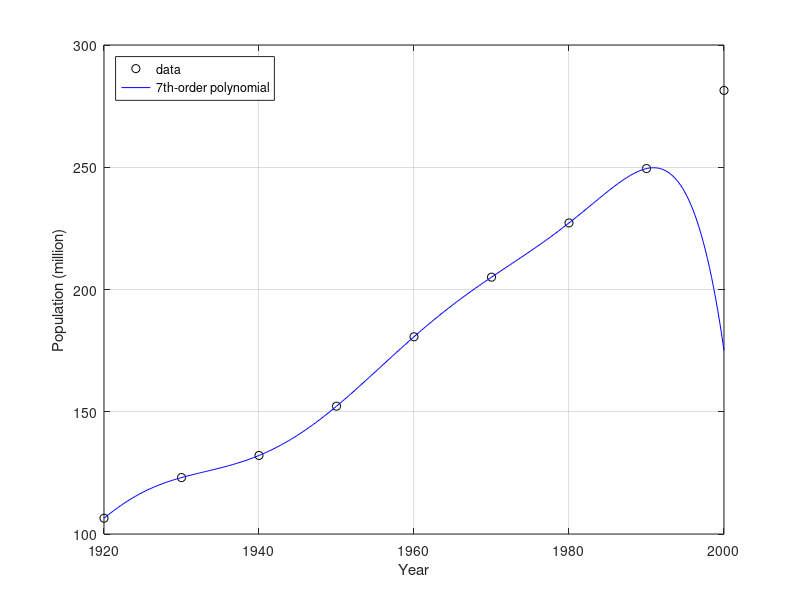

Write MATLAB code to recreate this figure.
% TOPIC: interpolation
% TITLE: Population: 7th-order polynomial through the first 8 points to predict the year 2000
% SOURCE: CE206 slides 04 page 19
% KEYWORDS: polyfit, polyval, polynomial interpolation, population, 7th order polynomial, predict, extrapolation, true error
% PROBLEM:
% Use polyfit and polyval to predict the population of 2000 using a 7th order polynomial fitted with
% the first 8 points: Year = 1920 1930 1940 1950 1960 1970 1980 1990 2000,
% Population (million) = 106.46 123.08 132.12 152.27 180.67 205.05 227.23 249.46 281.42.
% Compare with the true value and plot.
% CHECK: abs(P2000 - 175.08) < 0.01
% CODE:
yr = 1920:10:2000;
P = [106.46 123.08 132.12 152.27 180.67 205.05 227.23 249.46 281.42];
[p, S, mu] = polyfit(yr(1:8), P(1:8), 7);   % scaled x keeps the fit well conditioned
P2000 = polyval(p, 2000, S, mu);
et = abs((P(9) - P2000)/P(9))*100;
fprintf('Predicted 2000 population = %.2f million, true = %.2f million, et = %.1f %%\n', P2000, P(9), et);
fprintf('A high-order polynomial through all points oscillates and extrapolates very badly.\n');
yy = linspace(1920, 2000, 300);
figure; plot(yr, P, 'ko', yy, polyval(p, yy, S, mu), 'b-'); grid on;
xlabel('Year'); ylabel('Population (million)'); legend('data', '7th-order polynomial', 'Location', 'northwest');
